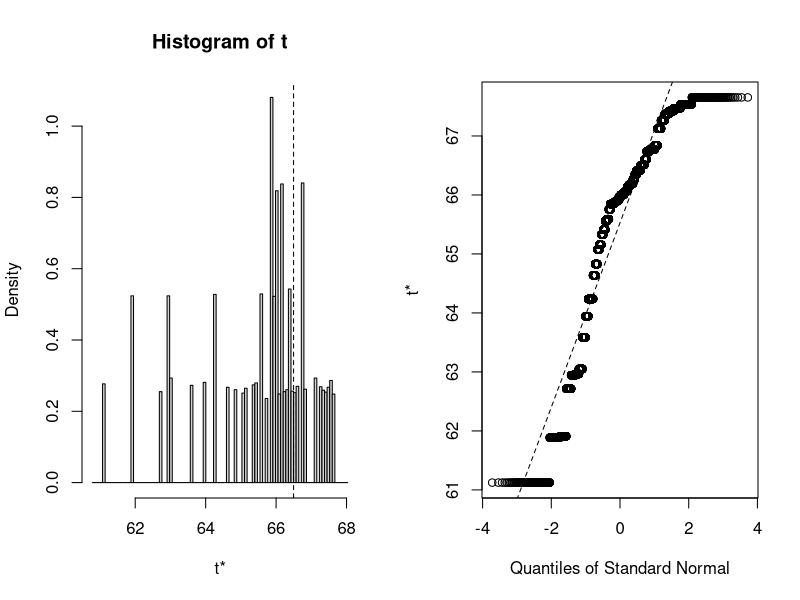
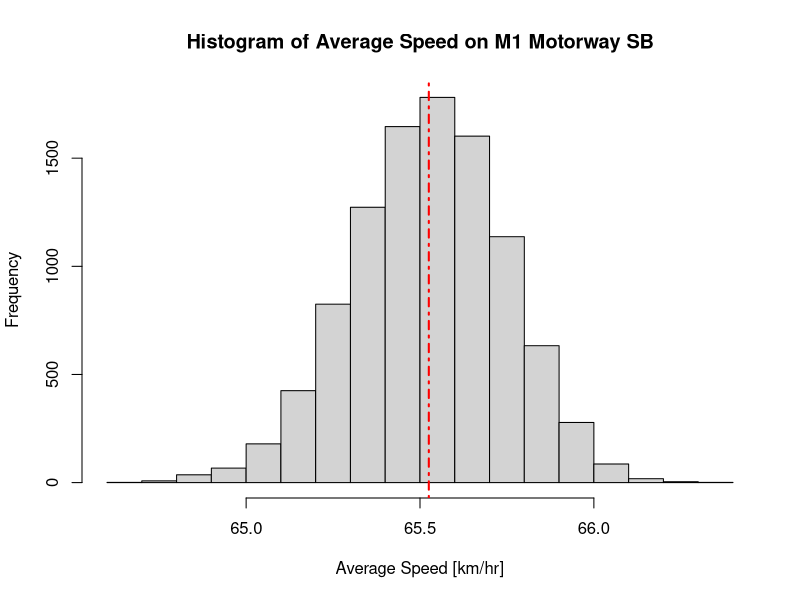
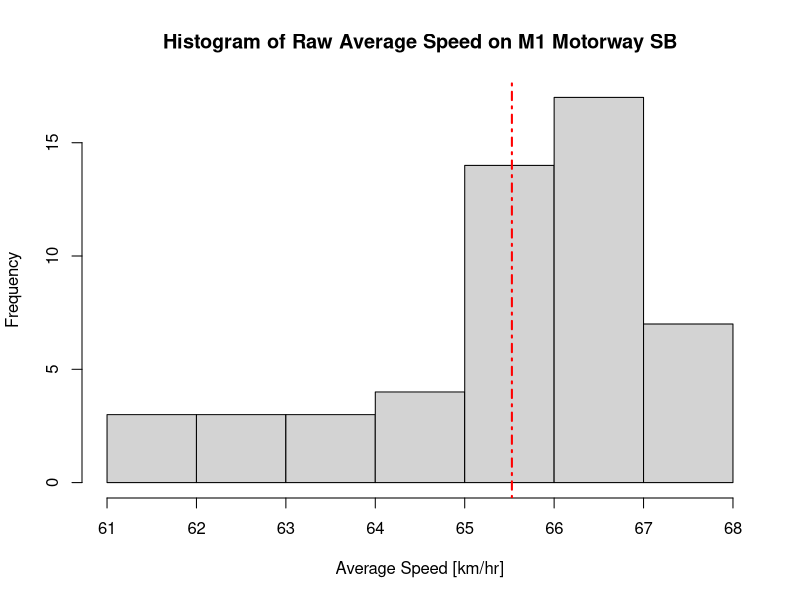
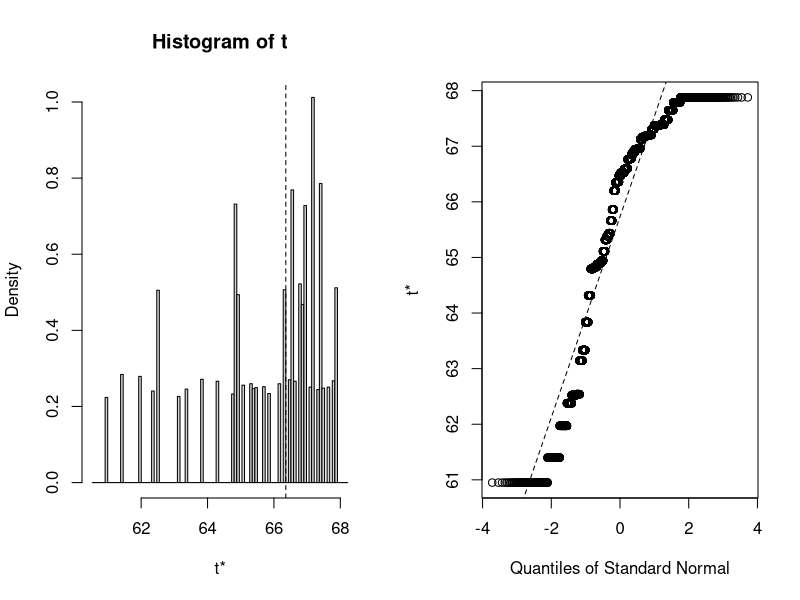
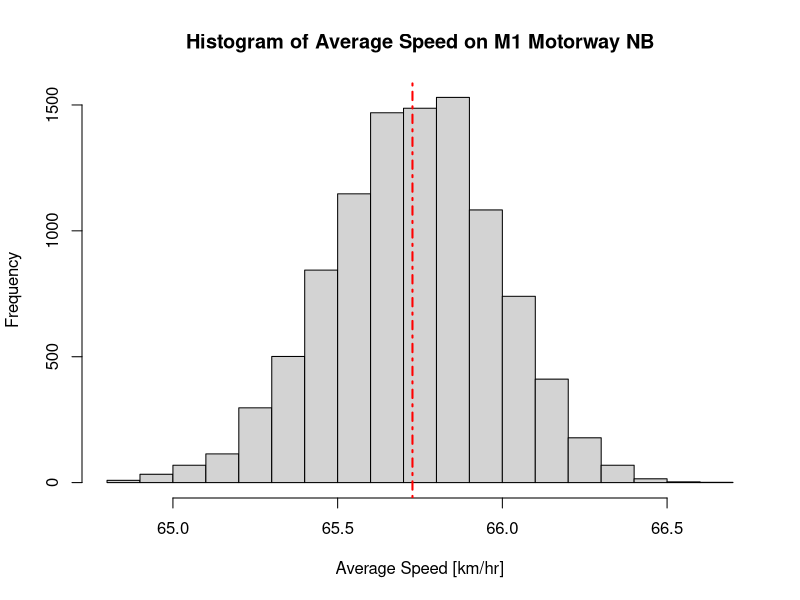
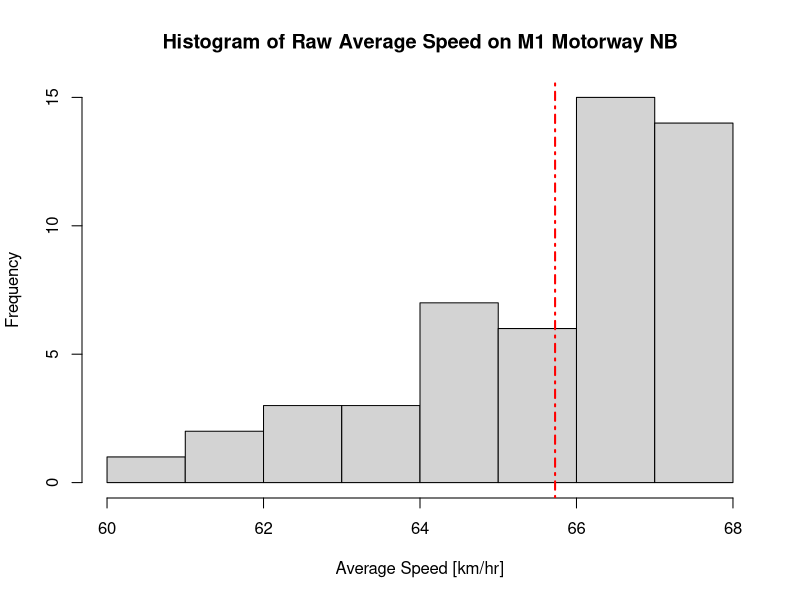

Write the R code that produced these figures, in order.
#install.packages('boot',dep=TRUE)
library(boot)
# Load dplyr 
library('dplyr')
library(ggplot2)

mydata.SB <- read.csv("upstream_problem10_05-08-2023_01_19_10.csv");
mydata.NB <- read.csv("downstream_problem10_05-08-2023_01_19_10.csv");

mydata_df.SB <- mydata.SB %>% select("X01.J1":"X53.J47");
mydata_df.NB <- mydata.NB %>% select("X01.J1":"X53.J47");
head(mydata_df.SB)

# Define the function that calculates the metric of interest - mean speed on the 
# motorway M1 from J1 - J48
average_speed <- function(data, i){
  d2 <- data[i,] 
  return(rowMeans(d2))
}

# Set the seed for repeatability
set.seed(412)
# Using Random Sampling with Replacement
upstream.bootstrap <- boot(mydata_df.SB,average_speed,R=10000);
downstream.bootstrap <- boot(mydata_df.NB,average_speed,R=10000);
upstream.bootstrap
downstream.bootstrap
# Display the summary of the sampling of the upstream average speed
summary(upstream.bootstrap)

# Display the summary of the sampling of the upstream average speed
summary(downstream.bootstrap)

# Compute the statistics of the sampling process
print(range(upstream.bootstrap$t))
print(mean(upstream.bootstrap$t))
print(sd(upstream.bootstrap$t))

# Confidence Interval of the SouthBound average Speed
boot.ci(boot.out=upstream.bootstrap,type=c('norm','basic','perc','bca'))


# Compute the statistics of the sampling process
print(range(downstream.bootstrap$t))
print(mean(downstream.bootstrap$t))
print(sd(downstream.bootstrap$t))

# Confidence Interval of the NorthBound average Speed
boot.ci(boot.out=downstream.bootstrap,type=c('norm','basic','perc','bca'))

# Plot the SouthBound Average speed Histogram
plot(upstream.bootstrap)
hist(rowMeans(upstream.bootstrap$t), xlab='Average Speed [km/hr]',
     main='Histogram of Average Speed on M1 Motorway SB')
abline(v=mean(upstream.bootstrap$t), lty=4, lwd=2, col='red' )

hist(rowMeans(upstream.bootstrap$data), xlab='Average Speed [km/hr]',
     main='Histogram of Raw Average Speed on M1 Motorway SB')
abline(v=mean(rowMeans(upstream.bootstrap$data)), lty=4, lwd=2, col='red' )

# Plot the NorthBound Average speed Histogram
plot(downstream.bootstrap)

hist(rowMeans(downstream.bootstrap$t), xlab='Average Speed [km/hr]',
     main='Histogram of Average Speed on M1 Motorway NB')
abline(v=mean(downstream.bootstrap$t), lty=4, lwd=2, col='red' )

hist(rowMeans(downstream.bootstrap$data), xlab='Average Speed [km/hr]',
     main='Histogram of Raw Average Speed on M1 Motorway NB')
abline(v=mean(rowMeans(downstream.bootstrap$data)), lty=4, lwd=2, col='red' )


